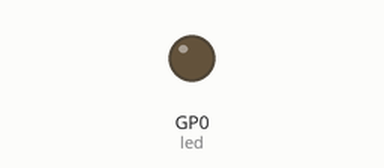
This program was run on a simulated Raspberry Pi Pico running MicroPython. On the bench: output pins drawn as LEDs (lit = HIGH). What the program prints to the serial console is not drawn.

Above: at 0.5 s.
At 3.6 s:
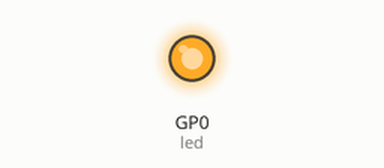
Timing chart, 0 to 6.1 s (numbered marks = the images above):
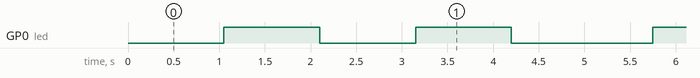

The program:

turbidity_tester.py
```python
import machine, time
from rp2 import PIO, StateMachine, asm_pio

# Pin assignments
LED_PIN = 0
TSL1_PIN = 1
TSL2_PIN = 2

# Initialize sensor and LED pins
sensor1 = machine.Pin(TSL1_PIN, machine.Pin.IN, machine.Pin.PULL_UP)
sensor2 = machine.Pin(TSL2_PIN, machine.Pin.IN, machine.Pin.PULL_UP)
led = machine.Pin(LED_PIN, machine.Pin.OUT, machine.Pin.PULL_DOWN)

# PIO program to count rising edges
@asm_pio(autopush=True, push_thresh=32)
def edge_counter():
    wait(0, pin, 0)    # Wait for low
    wait(1, pin, 0)    # Wait for high (rising edge)
    in_(null, 2)       # Count as 2 edges (since we skip falling)

# Measure counts per second for a given pin using an available state machine ID
def report_value(sensor_pin, sm_id=0, duration_seconds=1):
    sm = StateMachine(
        sm_id,
        edge_counter,
        freq=125_000_000,
        in_base=sensor_pin
    )

    # Clear stale FIFO data
    while sm.rx_fifo():
        sm.get()

    sm.active(1)
    edge_count = 0
    start_time = time.ticks_ms()
    duration_ms = duration_seconds * 1000

    while time.ticks_diff(time.ticks_ms(), start_time) < duration_ms:
        if sm.rx_fifo():
            edge_count += 32
            sm.get()

    sm.active(0)
    return edge_count / duration_seconds

# Calculate net light (LED ON - LED OFF)
def read_light_difference(sensor_pin, led, sm_id):
    led.off()
    time.sleep(0.05)  # Let sensor settle
    dark = report_value(sensor_pin, sm_id)

    led.on()
    time.sleep(0.05)
    light = report_value(sensor_pin, sm_id)

    led.off()
    return light - dark

# Main loop
while True:
    net1 = read_light_difference(sensor1, led, sm_id=0)
    net2 = read_light_difference(sensor2, led, sm_id=1)
    average_net = (net1 + net2) / 2

    print(f'\nSensor 1 net: {net1:.1f} cps | Sensor 2 net: {net2:.1f} cps | Average: {average_net:.1f} cps')

    time.sleep(0.5)
```

Measured:
- by itself, GP0 (led): repeats every 4.7 s: LOW 1.1 s, HIGH 1.0 s, LOW 1.6 s, HIGH 1.1 s
- by itself, everything shown: repeats every 4.7 s, in 4 steps
